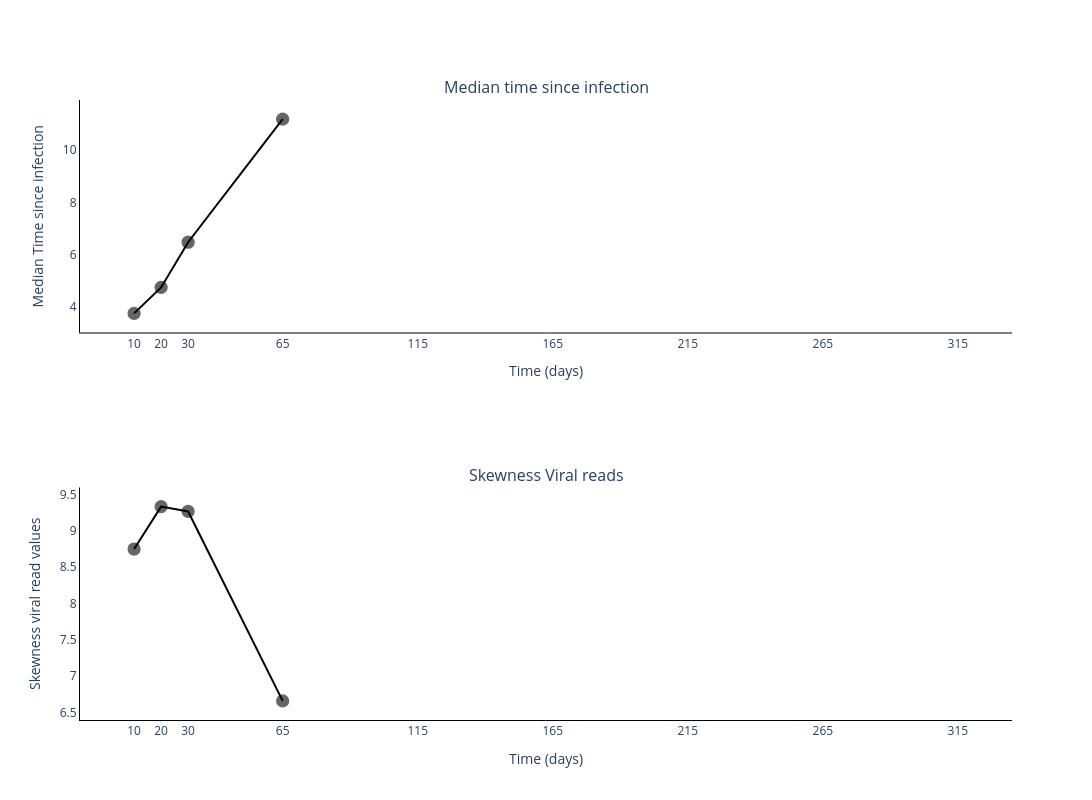

This figure's notebook cell:
### Markdown cell above
### Plot skenewss and median

### Code cell
fig = go.Figure()
fig = make_subplots(rows=2, cols=1, subplot_titles=('Median time since infection', 'Skewness Viral reads'))

median_ti = []

for ti in vr_time_since_infec[0]:
    median_ti.append(np.median(ti))


fig.add_trace(
    go.Scatter(
        y=median_ti,
        x=sample_points,
        mode='lines+markers',
        connectgaps=True,
        name='Median times',
        marker_line=dict(width=1.25, color='black'),
        marker_opacity=0.6,
        marker_size=12,
        line_color='black',
        showlegend=False,
    ),
    row=1,
    col=1
)

fig.add_trace(
    go.Scatter(
        y=skews,
        x=sample_points,
        mode='lines+markers',
        connectgaps=True,
        name='Skewness viral read values',
        marker_line=dict(width=1.25, color='black'),
        marker_opacity=0.6,
        marker_size=12,
        line_color='black',
        showlegend=False,
    ),
    row=2,
    col=1
)

# Add axis labels
fig.update_layout(
    width=1100, 
    height=800,
    plot_bgcolor='white',
    xaxis=dict(
        linecolor='black',
        tickvals=sample_points.tolist(),
        title = 'Time (days)'
        ),
    yaxis=dict(
        linecolor='black',
        title = 'Median Time since infection'),
    xaxis2=dict(
        linecolor='black',
        tickvals=sample_points.tolist(),
        title = 'Time (days)'
        ),
    yaxis2=dict(
        linecolor='black',
        title = 'Skewness viral read values')
    #legend=dict(
    #    orientation="h",
    #    yanchor="bottom",
    #    y=1.02,
    #    xanchor="right",
    #    x=1
    #)
    )

fig.write_image('images/Median_and_Skewness_Viral_Read.pdf')
fig.show()

### Figure 1 — Plotly figure (JSON) as saved in the notebook; plotly's stock layout.template omitted (floating-point values rounded to 4 significant figures)
{"data": [{"connectgaps": true, "line": {"color": "black"}, "marker": {"line": {"color": "black", "width": 1.25}, "opacity": 0.6, "size": 12}, "mode": "lines+markers", "name": "Median times", "showlegend": false, "type": "scatter", "x": [10, 20, 30, 65, 115, 165, 215, 265, 315], "xaxis": "x", "y": [3.747, 4.74, 6.471, 11.19, null, null, null, null, null], "yaxis": "y"}, {"connectgaps": true, "line": {"color": "black"}, "marker": {"line": {"color": "black", "width": 1.25}, "opacity": 0.6, "size": 12}, "mode": "lines+markers", "name": "Skewness viral read values", "showlegend": false, "type": "scatter", "x": [10, 20, 30, 65, 115, 165, 215, 265, 315], "xaxis": "x2", "y": [8.751, 9.336, 9.269, 6.658, NaN, NaN, NaN, NaN, NaN], "yaxis": "y2"}], "layout": {"annotations": [{"font": {"size": 16}, "showarrow": false, "text": "Median time since infection", "x": 0.5, "xanchor": "center", "xref": "paper", "y": 1, "yanchor": "bottom", "yref": "paper"}, {"font": {"size": 16}, "showarrow": false, "text": "Skewness Viral reads", "x": 0.5, "xanchor": "center", "xref": "paper", "y": 0.375, "yanchor": "bottom", "yref": "paper"}], "height": 800, "plot_bgcolor": "white", "width": 1100, "xaxis": {"anchor": "y", "domain": [0, 1], "linecolor": "black", "tickvals": [10, 20, 30, 65, 115, 165, 215, 265, 315], "title": {"text": "Time (days)"}}, "xaxis2": {"anchor": "y2", "domain": [0, 1], "linecolor": "black", "tickvals": [10, 20, 30, 65, 115, 165, 215, 265, 315], "title": {"text": "Time (days)"}}, "yaxis": {"anchor": "x", "domain": [0.625, 1], "linecolor": "black", "title": {"text": "Median Time since infection"}}, "yaxis2": {"anchor": "x2", "domain": [0, 0.375], "linecolor": "black", "title": {"text": "Skewness viral read values"}}}}
